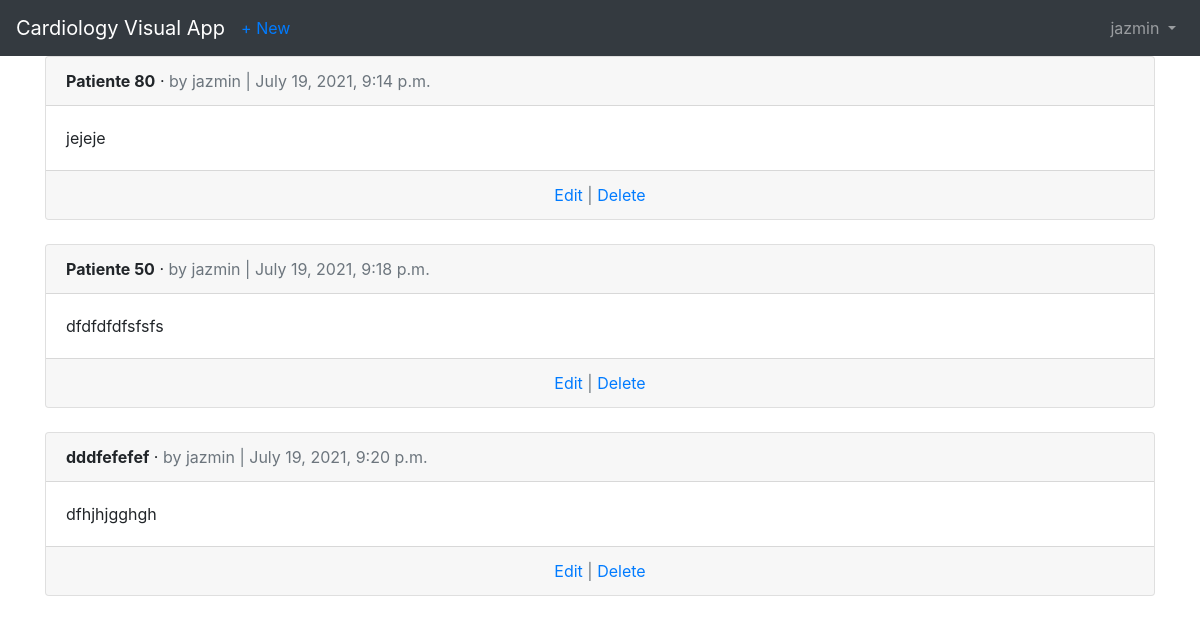
Screenshot of /articles/ (signed in) with the database file from the repository.
### articles/models.py (models this page shows, shortened)
class Article(models.Model):
    title = models.CharField(max_length=255)
    body = models.TextField()
    date = models.DateTimeField(auto_now_add=True)
    author = models.ForeignKey(
        get_user_model(),
        on_delete=models.CASCADE,
    )

### articles/views.py (the view)
# urls.py: path('', ArticleListView.as_view(), name='article_list'),
class ArticleListView(ListView):
    model = Article
    template_name = 'article_list.html'

### templates/article_list.html (shortened to what this page needs)
{% extends 'base.html' %}
{% block content %}
    {% for article in object_list %}
        <div class="card">
            <div class="card-header">
                <span class="font-weight-bold">{{ article.title }}</span> &middot;
                <span class="text-muted">by {{ article.author }} |
                {{ article.date }}</span>
            </div>
            <div class="card-body">
                {{ article.body }}
            </div>
            <div class="card-footer text-center text-muted">
                <a href="{% url 'article_edit' article.pk %}">Edit</a> |
                <a href="{% url 'article_delete' article.pk %}">Delete</a>
            </div>
        </div>
        <br />
    {% endfor %}
{% endblock content %}

### templates/base.html (shortened to what this page needs)
<!DOCTYPE html>
<html>
    <head>
        <link rel="stylesheet" href="https://cdn.jsdelivr.net/npm/bootstrap@4.5.3/dist/css/bootstrap.min.css">
    </head>
    <body>
        <nav class="navbar navbar-expand-lg navbar-dark bg-dark">
            <a class="navbar-brand" href="{% url 'home' %}">Cardiology Visual App</a>
            {% if user.is_authenticated %}
                <ul class="navbar-nav mr-auto">
                    <li class="nav-item">
                        <a href="{% url 'article_new' %}">+ New</a>
                    </li>
                </ul>
            {% endif %}
            <div class="collapse navbar-collapse" id="navbarSupportedContent">
                {% if user.is_authenticated %}
                    <ul class="navbar-nav ml-auto">
                        <li class="nav-item">
                            <a class="nav-link dropdown-toggle" href="#" id="navbarDropdown" role="button" data-toggle="dropdown" aria-haspopup="true" aria-expanded="false">
                                {{ user.username }}
                            </a>
                        </li>
                    </ul>
                {% else %}
                    <form class="form-inline ml-auto">
                        <a href="{% url 'login' %}" class="btn btn-outline-secondary"> Log In</a>
                        <a href="{% url 'signup' %}" class="btn btn-primary ml-2"> Sign up</a>
                    </form>
                {% endif %}
            </div>
        </nav>
        <main>
            <div class="container">
                {% block content %}
                {% endblock content %}
            </div>
        </main>
    </body>
</html>

### rows the page displays
Article: title "Patiente 80", author "jazmin", date "July 19, 2021, 9:14 p.m.", body "jejeje"
Article: title "Patiente 50", author "jazmin", date "July 19, 2021, 9:18 p.m.", body "dfdfdfdfsfsfs"
Article: title "dddfefefef", author "jazmin", date "July 19, 2021, 9:20 p.m.", body "dfhjhjgghgh"

### other values shown
{{ user.username }} "jazmin"
